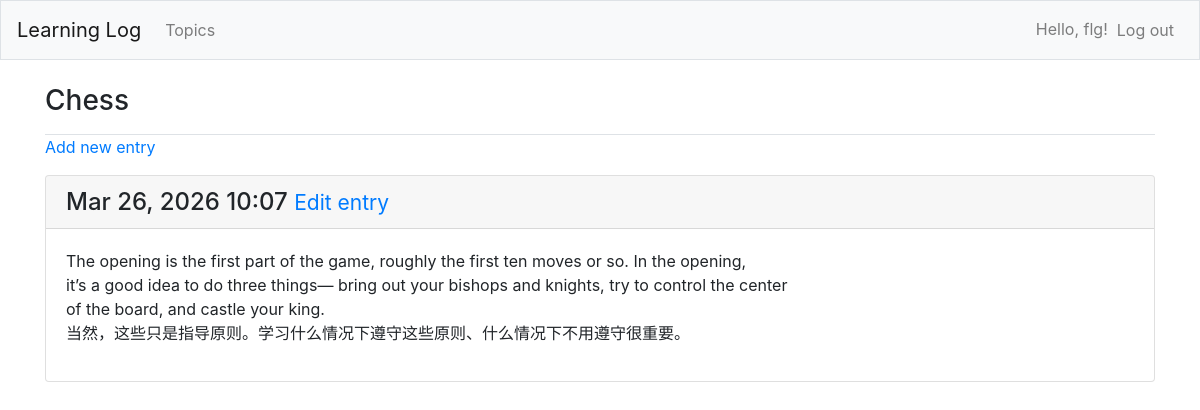
Page /topics/1/ (signed in) on the earlier database version.
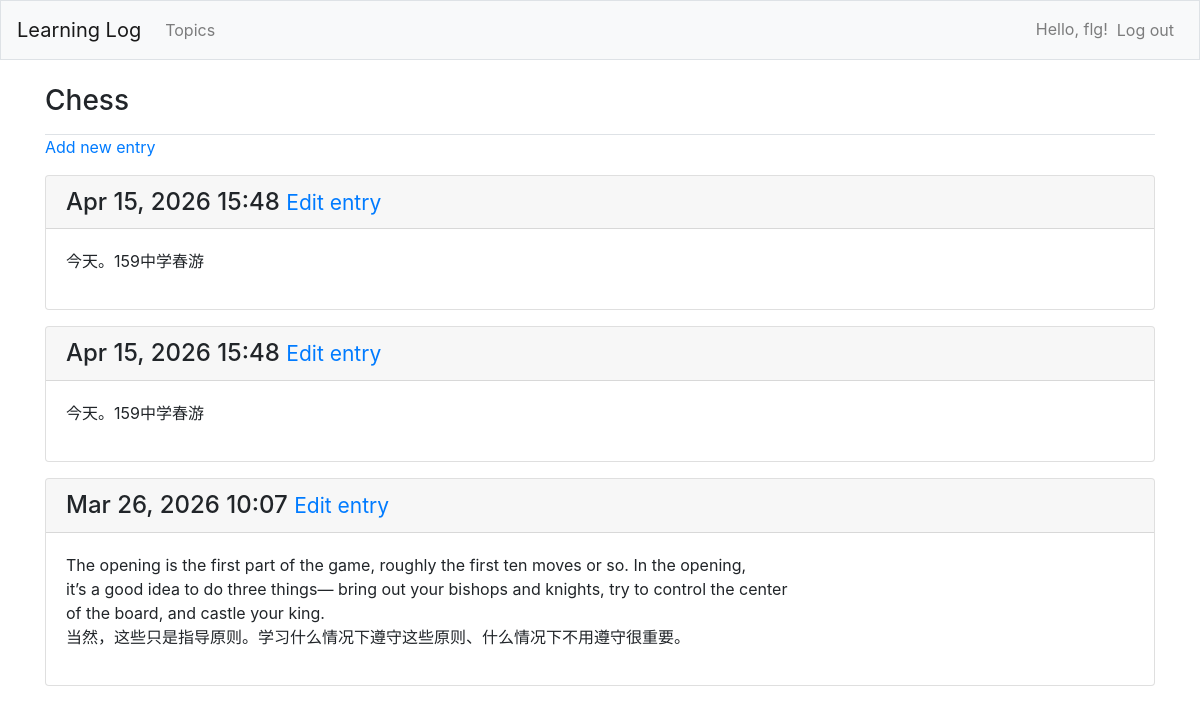
Same page on the later database version.
### learning_logs/models.py (models this page shows, shortened)
class Topic(models.Model):
    text = models.CharField(max_length=200)
    date_added = models.DateTimeField(auto_now_add=True)
    owner = models.ForeignKey(User, on_delete=models.CASCADE)
    def __str__(self):
        return self.text

class Entry(models.Model):
    topic = models.ForeignKey(Topic, on_delete=models.CASCADE)
    text = models.TextField()
    date_added = models.DateTimeField(auto_now_add=True)
    class Meta:
        verbose_name_plural = 'entries'

### learning_logs/views.py (the view)
# urls.py: path('topics/<int:topic_id>/', views.topic, name='topic'),
@login_required
def topic(request, topic_id):
    topic = Topic.objects.get(id=topic_id)
    check_topic_owner(topic, request.user)
    entries = topic.entry_set.order_by('-date_added')
    context = {'topic': topic, 'entries': entries}
    return render(request, 'learning_logs/topic.html', context)

### learning_logs/views.py (called while the page is built)
def check_topic_owner(topic, user):
    if topic.owner != user:
        raise Http404

### learning_logs/templates/learning_logs/topic.html
{% extends 'learning_logs/base.html' %}
{% block page_header %}
  <h3>{{ topic }}</h3>
{% endblock page_header %}
{% block content %}
  <p>
    <a href="{% url 'learning_logs:new_entry' topic.id %}">Add new entry</a>
  </p>
{% for entry in entries %}
  <div class="card mb-3">
    <h4 class="card-header">{{ entry.date_added|date:'M d, Y H:i' }}
      <small><a href="{% url 'learning_logs:edit_entry' entry.id %}">Edit entry</a></small>
    </h4>
    <div class="card-body">{{ entry.text|linebreaks }}</div>
  </div>
{% empty %}
  <p>There are no entries for this topic yet.</p>
{% endfor %}
{% endblock content %}

### learning_logs/templates/learning_logs/base.html (shortened to what this page needs)
{% load bootstrap4 %}
<!doctype html>
<html lang="en">
<head>
  {% bootstrap_css %}
<head>
<body>
  <nav class="navbar navbar-expand-md navbar-light bg-light mb-4 border">
    <a class="navbar-brand" href="{% url 'learning_logs:index' %}">Learning Log</a>
    <div class="collapse navbar-collapse" id="navbarCollapse">
      <ul class="navbar-nav mr-auto">
        <li class="nav-item">
          <a class="nav-link" href="{% url 'learning_logs:topics' %}">Topics</a></li>
      </ul>
      <ul class="navbar-nav ml-auto">
        {% if user.is_authenticated %}
          <li class="nav-item">
            <span class="navbar-text">Hello, {{ user.username }}!</span>
          </li>
          <li class="nav-item">
            <form action="{% url 'users:logout' %}" method="post" class="d-inline">
              <button type="submit" class="btn btn-link nav-link">Log out</button>
            </form>
          </li>
        {% else %}
          <li class="nav-item">
            <a class="nav-link" href="{% url 'users:register' %}">Register</a>
          </li>
          <li class="nav-item">
            <a class="nav-link" href="{% url 'users:login' %}">Log in</a></li>
        {% endif %}
      </ul>
    </div>
  </nav>
  <main role="main" class="container">
    <div class="pb-2 border-bottom">
      {% block page_header %}{% endblock page_header %}
    </div>
    <div>
    {% block content %}{% endblock content %}
    </div>
  </main>
</body>
<html>

Differences in the rows shown:
added Entry: date_added "Apr 15, 2026 15:48", text "今天。159中学春游"
added Entry: date_added "Apr 15, 2026 15:48", text "今天。159中学春游"
